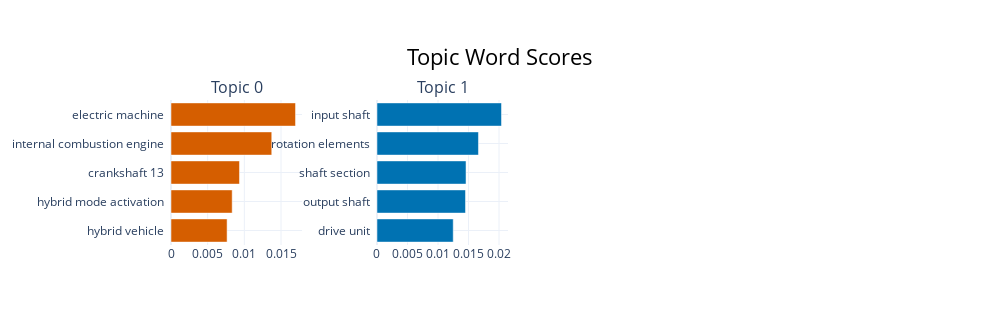

The notebook cell this image was saved under:
### Code cell
topic_model_2.visualize_barchart()

### Figure 1 — Plotly figure (JSON) as saved in the notebook; plotly's stock layout.template omitted (floating-point values rounded to 4 significant figures)
{"data": [{"marker": {"color": "#D55E00"}, "orientation": "h", "type": "bar", "x": [0.007648, 0.008342, 0.009337, 0.01374, 0.01698], "xaxis": "x", "y": ["hybrid vehicle  ", "hybrid mode activation  ", "crankshaft 13  ", "internal combustion engine  ", "electric machine  "], "yaxis": "y"}, {"marker": {"color": "#0072B2"}, "orientation": "h", "type": "bar", "x": [0.0125, 0.01451, 0.01459, 0.01663, 0.0204], "xaxis": "x2", "y": ["drive unit  ", "output shaft  ", "shaft section  ", "rotation elements  ", "input shaft  "], "yaxis": "y2"}], "layout": {"annotations": [{"font": {"size": 16}, "showarrow": false, "text": "Topic 0", "x": 0.0875, "xanchor": "center", "xref": "paper", "y": 1, "yanchor": "bottom", "yref": "paper"}, {"font": {"size": 16}, "showarrow": false, "text": "Topic 1", "x": 0.3625, "xanchor": "center", "xref": "paper", "y": 1, "yanchor": "bottom", "yref": "paper"}], "height": 325, "hoverlabel": {"bgcolor": "white", "font": {"family": "Rockwell", "size": 16}}, "showlegend": false, "title": {"font": {"color": "Black", "size": 22}, "text": "Topic Word Scores", "x": 0.5, "xanchor": "center", "yanchor": "top"}, "width": 1000, "xaxis": {"anchor": "y", "domain": [0, 0.175], "showgrid": true}, "xaxis2": {"anchor": "y2", "domain": [0.275, 0.45], "showgrid": true}, "xaxis3": {"anchor": "y3", "domain": [0.55, 0.725], "showgrid": true}, "xaxis4": {"anchor": "y4", "domain": [0.825, 1], "showgrid": true}, "yaxis": {"anchor": "x", "domain": [0, 1], "showgrid": true}, "yaxis2": {"anchor": "x2", "domain": [0, 1], "showgrid": true}, "yaxis3": {"anchor": "x3", "domain": [0, 1], "showgrid": true}, "yaxis4": {"anchor": "x4", "domain": [0, 1], "showgrid": true}}}
